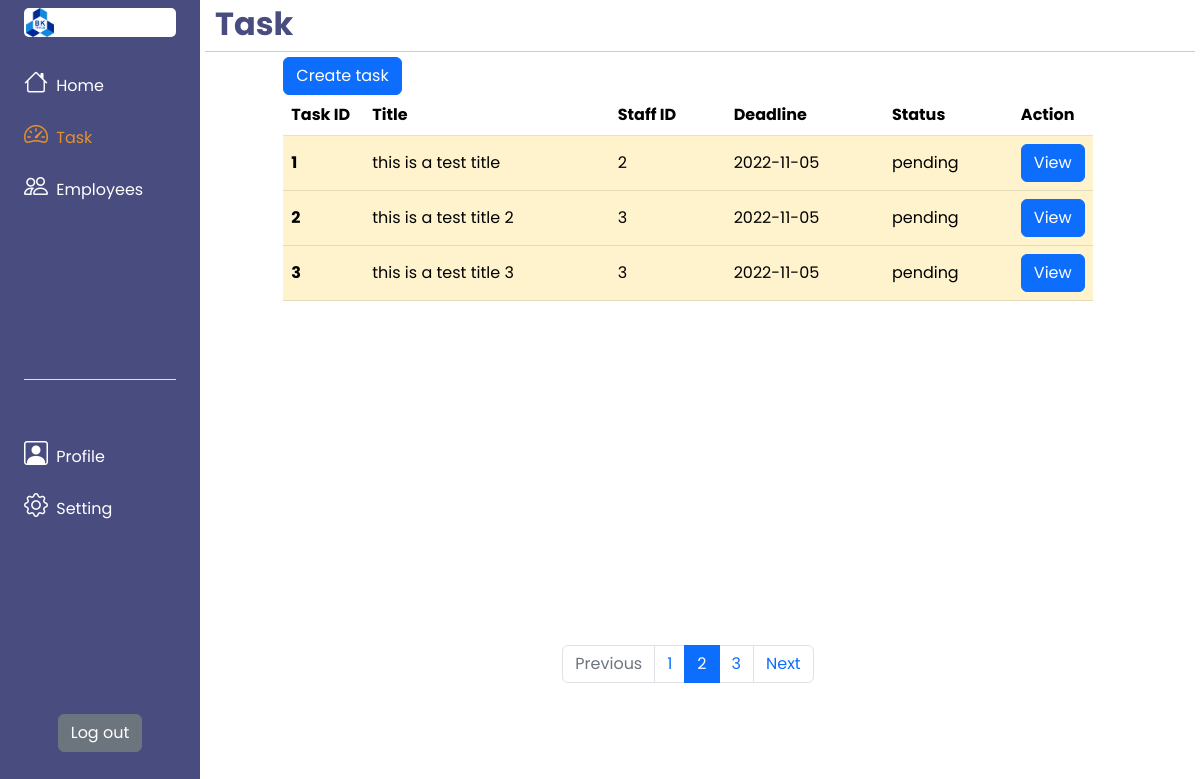
Page /pages/task.php on the earlier database version.
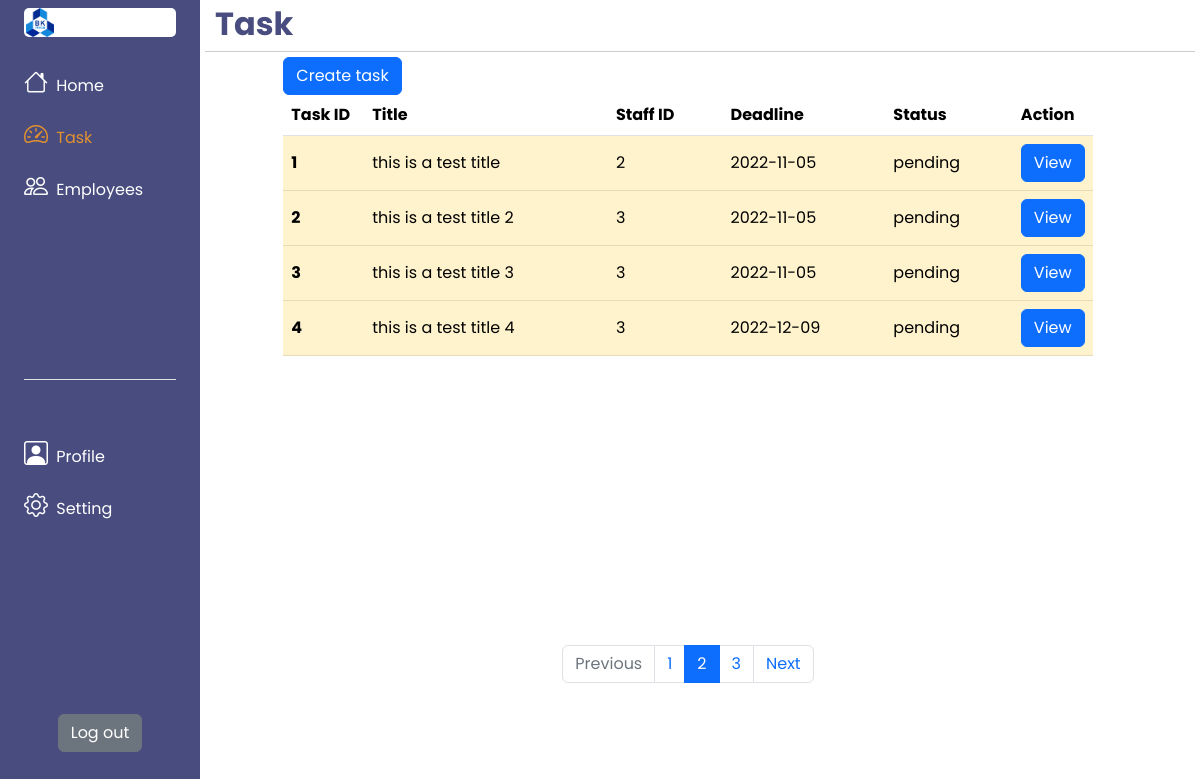
Same page on the later database version.
### tables this page shows
create table task(
	id int auto_increment,
    title varchar(50),
    description varchar(100),
    staff_id int,
    start_date date,
    deadline date,
    status varchar(10),
    dep varchar(5),
    primary key (id),
    foreign key (staff_id) references user(id)
);

### utils/task/taskSupport.php (called while the page is built, shortened)
<?php
include "./../utils/dbConnect.php";
function getAllTask()
{
    global $conn;
    $query = " SELECT * FROM task";
    $result = mysqli_query($conn, $query);
    $tasks = [];
    while ($row = mysqli_fetch_assoc($result)) {
        array_push($tasks, $row);
    }
    return $tasks;
}
function getTaskRowColor($status)
{
    if ($status == 'pending') return 'warning';
    else if ($status == 'overdue') return 'danger';
    else if ($status == 'finished') return 'success';
}

### pages/task.php (the view, shortened to what this page needs)
<?php
include "./../utils/task/taskSupport.php";
?>
<!DOCTYPE html>
<html lang="en">
<head>
    <link href="https://cdn.jsdelivr.net/npm/bootstrap@5.2.2/dist/css/bootstrap.min.css" rel="stylesheet" />
    <link rel="stylesheet" href="https://cdn.jsdelivr.net/npm/bootstrap-icons@1.9.1/font/bootstrap-icons.css">
</head>
<body>
    <div class="container-fluid">
        <div class="row flex-nowrap">
            <?php
            include "../components/main/sidebar.php";
            ?>
            <div class="col-auto col-10 p-0">
                <div class="page-title">
                    <h2>Task</h2>
                </div>
                <div class="page-content">
                    <div class="row justify-content-center w-100">
                        <div id="task-button" class="col-10 col-auto">
                            <div class="d-grid gap-2 d-md-flex justify-content-md-start">
                                <button type="button" class="btn btn-primary" data-bs-toggle="modal" data-bs-target="#createTaskModal">
                                    Create task
                                </button>
                            </div>
                        </div>
                        <div id="task-list" class="col-10 col-auto">
                            <table class="table">
                                <thead>
                                    <tr>
                                        <th scope="col">Task ID</th>
                                        <th scope="col">Title</th>
                                        <th scope="col">Staff ID</th>
                                        <th scope="col">Deadline</th>
                                        <th scope="col">Status</th>
                                        <th scope="col">Action</th>
                                    </tr>
                                </thead>
                                <tbody>
                                    <?php
                                    $tasks = getAllTask();
                                    foreach ($tasks as $task) {
                                        $row_color = getTaskRowColor($task['status']);
                                        echo "
                                        <tr class='table-{$row_color}'>
                                        <th scope='row' class='task-id'>{$task['id']}</th>
                                        <td>{$task['title']}</td>
                                        <td>{$task['staff_id']}</td>
                                        <td>{$task['deadline']}</td>
                                        <td>{$task['status']}</td>
                                        <td class='view-task'>
                                            <button type='button' class='btn btn-primary' data-bs-toggle='modal' data-bs-target='#viewTaskModal{$task['id']}'>
                                                View
                                            </button>
                                            <div class='modal fade' id='viewTaskModal{$task['id']}' tabindex='-1' aria-labelledby='viewTaskModalLabel' aria-hidden='true'>
                                                            <h1 class='modal-title fs-5' id='viewTaskModalLabel'>
                                                                {$task['title']}</h1>
                                                            <div>Task ID : <span> {$task['id']} </span></div>
                                                                {$task['description']}
                                                            <div>Employee : <span> {$task['staff_id']} </span></div>
                                                            <div>Start Date : <span> {$task['start_date']} </span></div>
                                                            <div>Due Date : <span> {$task['deadline']} </span></div>
                                            </div>
                                        </td>
                                        ";
                                    }
                                    ?>
                                </tbody>
                            </table>
                        </div>
                        <div id="pagination-bar" class="col-10 col-auto">
                            <nav aria-label="...">
                                <ul class="pagination justify-content-center">
                                    <li class="page-item disabled">
                                        <span class="page-link">Previous</span>
                                    </li>
                                    <li class="page-item"><a class="page-link" href="#">1</a></li>
                                    <li class="page-item active">
                                        <span class="page-link">
                                            2
                                        </span>
                                    </li>
                                    <li class="page-item"><a class="page-link" href="#">3</a></li>
                                    <li class="page-item">
                                        <a class="page-link" href="#">Next</a>
                                    </li>
                                </ul>
                            </nav>
                        </div>
                    </div>
                </div>
            </div>
        </div>
    </div>
</body>

### components/main/sidebar.php (shortened to what this page needs)
<div id="sidebar" class="col-2 col-md-2 px-md-2 px-0">
    <div class="d-flex flex-column align-items-center align-items-sm-start px-3 pt-2 text-white">
        <div class="user-branch">
            <img src="../img/HCMUT_official_logo.png" alt="" class="user-branch__logo m-auto d-block">
            <?php
            if (isset($_SESSION)) {
                echo "
                <div class='user-branch__desc'>
                <p class='d-block my-1'>{$_SESSION['user_name']}</p>
                <span class='d-block my-1'>{$_SESSION['user_role']}</span>
            </div>
                ";
            };
            ?>
        </div>
        <ul class="nav nav-pills flex-column mb-sm-auto mb-0 align-items-center align-items-sm-start" id="sidebar-menu">
            <li class="nav-item">
                <a href="http://localhost/web-assignment/index.php?page=home" class="nav-link align-middle px-0">
                    <i class="fs-4 bi-house"></i></i>
                    <span class="ms-1 d-none d-sm-inline">Home</span>
                </a>
            </li>
            <li>
                <a href="http://localhost/web-assignment/index.php?page=task" class="nav-link px-0 align-middle">
                    <i class="fs-4 bi-speedometer2"></i>
                    <span class="ms-1 d-none d-sm-inline">Task</span>
                </a>
            </li>
            <li>
                <a href="http://localhost/web-assignment/index.php?page=employee" class="nav-link px-0 align-middle">
                    <i class="fs-4 bi-people"></i>
                    <span class="ms-1 d-none d-sm-inline">Employees</span>
                </a>
            </li>
        </ul>
        <ul id="sidebar-user" class="nav nav-pills flex-column mb-sm-auto mb-0 align-items-center align-items-sm-start w-100 pt-5 border-top">
            <li class="nav-item">
                <a href="http://localhost/web-assignment/index.php?page=profile" class="nav-link align-middle px-0">
                    <i class="fs-4 bi-person-square"></i>
                    <span class="ms-1 d-none d-sm-inline">Profile</span>
                </a>
            </li>
            <li class="nav-item">
                <a href="#" class="nav-link align-middle px-0">
                    <i class="fs-4 bi-gear"></i>
                    <span class="ms-1 d-none d-sm-inline">Setting</span>
                </a>
            </li>
        </ul>
        <a href="http://localhost/web-assignment/utils/auth/logoutHandling.php" class="btn btn-secondary flex-end align-self-center my-5">Log out</a>
    </div>
</div>

Differences in the rows shown:
added task: id "4", title "this is a test title 4", staff "3", deadline "2022-12-09", status "pending"
